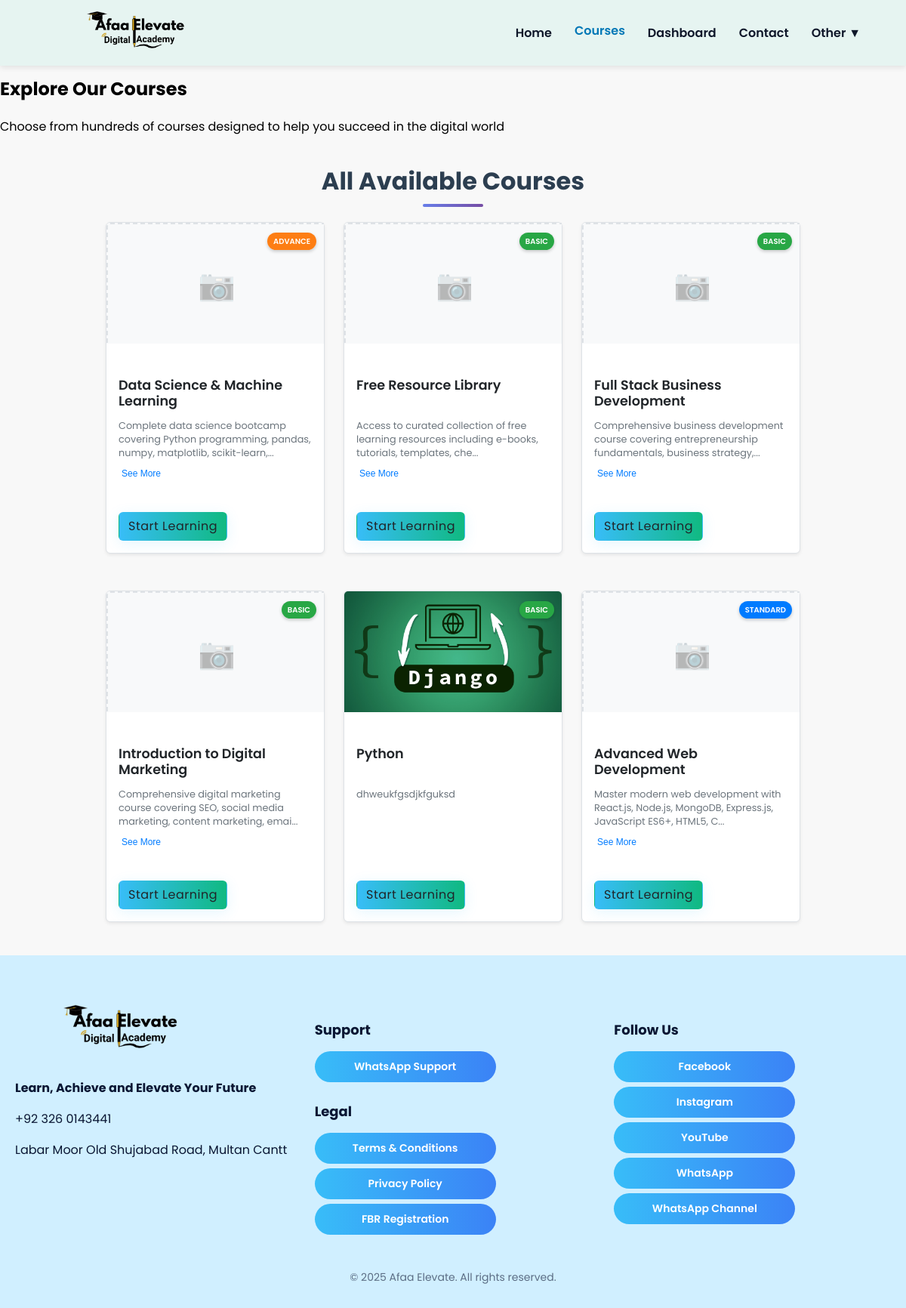
Before: /courses/ with the older database file.
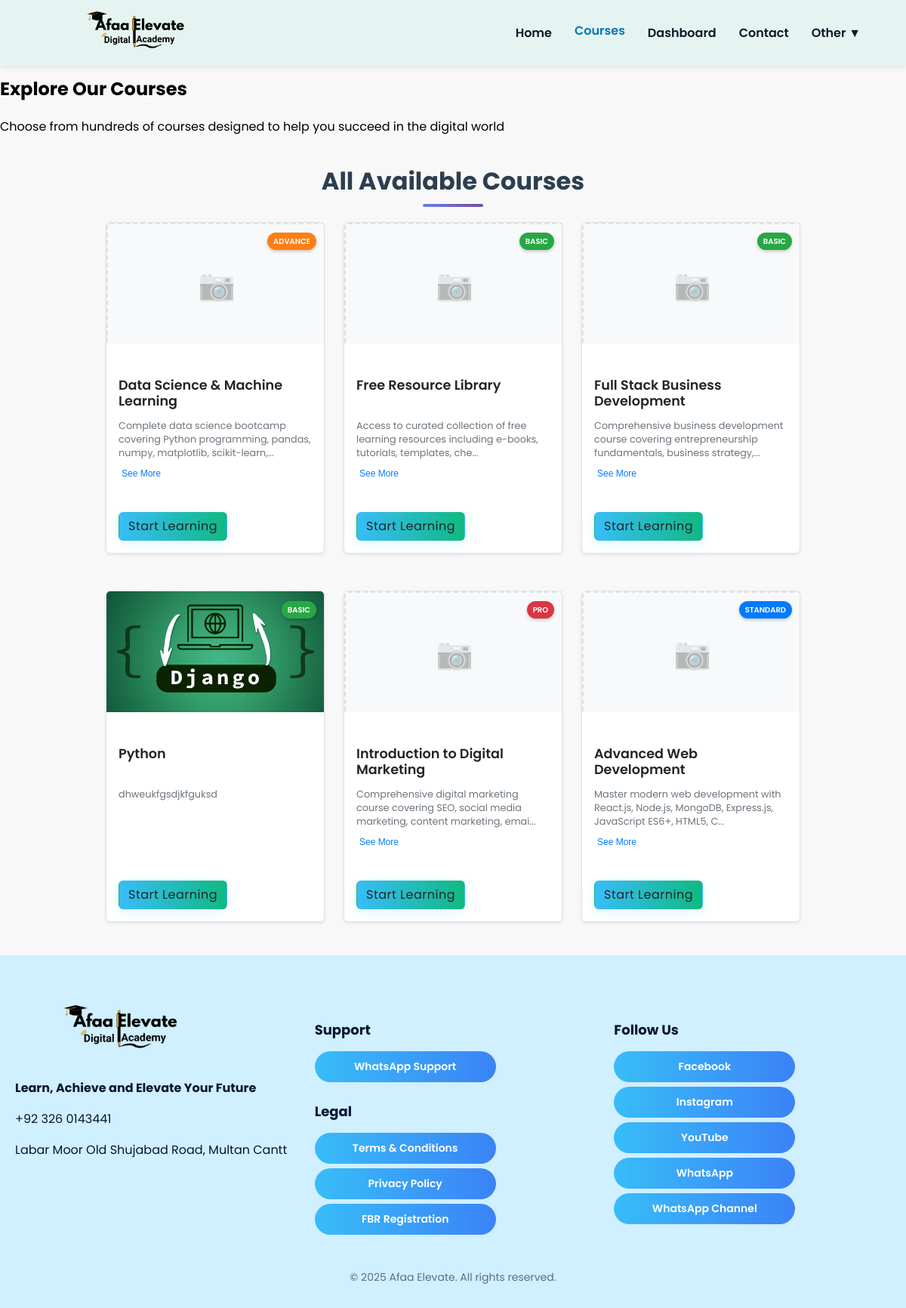
After: the same page with the newer database file.
### accounts/models.py (models this page shows, shortened)
class Course(models.Model):
    title = models.CharField(max_length=255)
    description = models.TextField(default="No description provided")
    plan = models.ForeignKey(Plan, null=True, blank=True, on_delete=models.SET_NULL)
    thumbnail = models.ImageField(upload_to='courses_thumbnails/', null=True, blank=True)
    course_link = models.URLField(blank=True, null=True, help_text="Add the actual course learning link here")
    created_at = models.DateTimeField(auto_now_add=True)

class Plan(models.Model):
    name = models.CharField(max_length=100, unique=True)
    description = models.TextField(blank=True)
    price = models.DecimalField(max_digits=10, decimal_places=2)

### accounts/views.py (the view)
# urls.py: path('courses/', views.courses_view, name='courses'),
def courses_view(request):
    plans = Plan.objects.all()
    courses = Course.objects.all().order_by('plan__name', 'title')  # Order by plan then title
    return render(request, 'courses.html', {'plans': plans, 'courses': courses})

### accounts/context_processors.py (called while the page is built)
def site_settings(request):
    return {'site_settings': SiteSetting.objects.first()}

### accounts/models.py (called while the page is built)
    @property
    def whatsapp_number(self):
        if not self.whatsapp:
            return ''
        return "".join(filter(str.isdigit, self.whatsapp))

### accounts/templates/courses.html (shortened to what this page needs)
{% extends "base.html" %}
{% load static %}
{% block content %}
<section class="courses-hero">
  <div class="courses-hero-content">
    <h1>Explore Our Courses</h1>
    <p>Choose from hundreds of courses designed to help you succeed in the digital world</p>
  </div>
</section>
<div class="user-dashboard">
  <section>
    <div class="plan-title">All Available Courses</div>
    <div class="courses-row">
        {% if courses.exists %}
            <div class="courses-container">
                {% for course in courses %}
                    <div class="card" style="width: 18rem;">
                        <div class="card-image-container">
                            {% if course.thumbnail %}
                                <img src="{{ course.thumbnail.url }}" class="card-img-top" alt="{{ course.title }}">
                            {% else %}
                                <div class="card-img-top card-img-placeholder">
                                </div>
                            {% endif %}
                            <div class="card-badge-container">
                                {% if course.plan %}
                                    <span class="card-badge badge-{{ course.plan.name|lower }}">{{ course.plan.name }}</span>
                                {% else %}
                                    <span class="card-badge badge-free">FREE</span>
                                {% endif %}
                            </div>
                        </div>
                        <div class="card-body">
                            <div class="card-content">
                                <div class="card-description">
                                    <h5 class="card-title">{{ course.title }}</h5>
                                    <p class="card-text" id="desc-{{ course.id }}" data-full="{{ course.description }}" data-expanded="false">
                                        {% if course.description|length > 100 %}
                                            {{ course.description|slice:":100" }}...
                                        {% else %}
                                            {{ course.description }}
                                        {% endif %}
                                    </p>
                                    {% if course.description|length > 100 %}
                                        <button class="see-more-btn" onclick="toggleText({{ course.id }})">See More</button>
                                    {% endif %}
                                </div>
                            </div>
                            <div class="card-action">
                                <a href="{% url 'dashboard' %}" class="course-btn start-learning-btn">Start Learning</a>
                            </div>
                        </div>
                    </div>
                {% endfor %}
            </div>
        {% else %}
            <div class="no-courses">
                <h3>No courses available at the moment</h3>
                <p>Please check back later for new courses.</p>
            </div>
        {% endif %}
    </div>
  </section>
</div>
{% endblock %}

Changed rows visible on the page:
shown differently, row unchanged: Course "Python": moves up the list
changed Course "Introduction to Digital Marketing": plan_id 1 → 4 (drawn); plan.name "BASIC" → "PRO"
